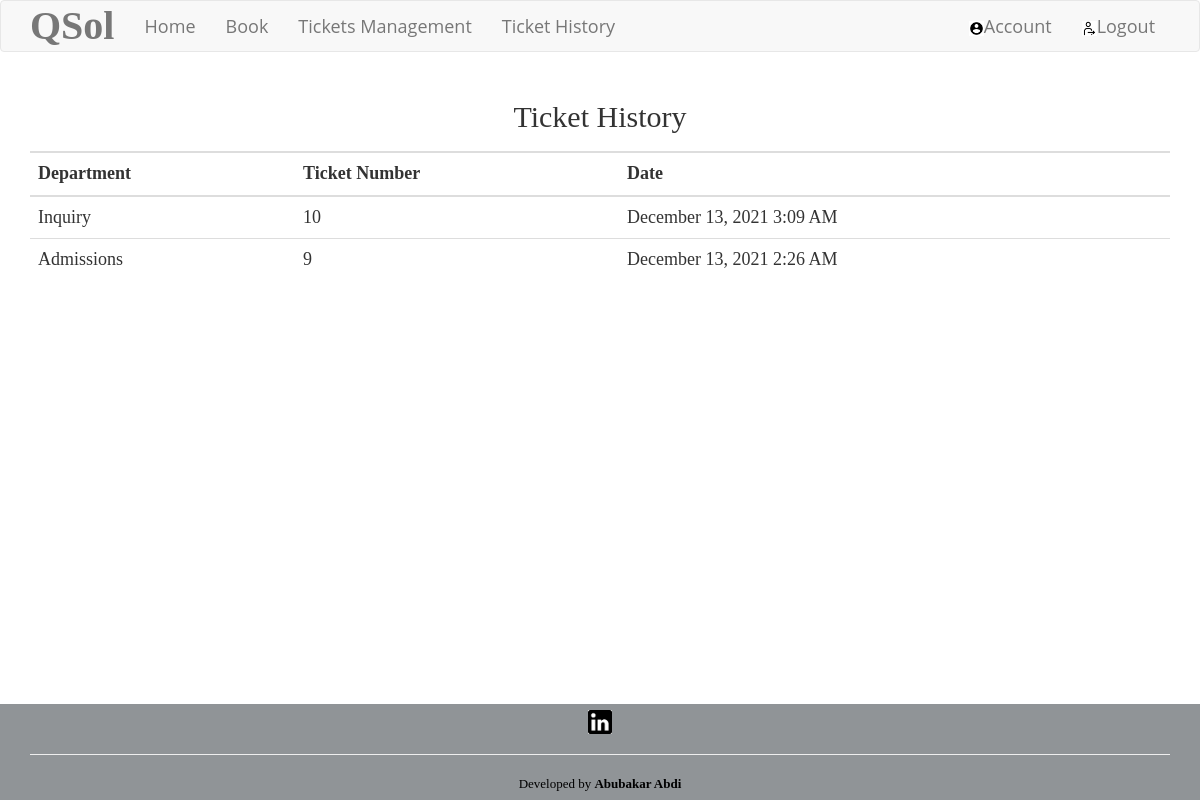
The app's page /history (signed in) with its own data.
### app/models.py (models this page shows)
class Hospital(db.Model):
    id = db.Column(db.Integer, primary_key=True)
    name = db.Column(db.String, nullable=False)
    username = db.Column(db.String(64), db.ForeignKey('user.username'), nullable=False)
    department = db.Column(db.String, nullable=False)
    timestamp = db.Column(db.DateTime, index=True, default=datetime.utcnow)
    user_id = db.Column(db.Integer, db.ForeignKey('user.id'))
    was_served= db.Column(db.Boolean, default=False)

### app/routes.py (the view)
@app.route("/history")
@login_required
def ticket_history():
    page = request.args.get('page', 1, type=int)
    bookings = Hospital.query.filter_by(username=current_user.username, was_served=True).order_by(Hospital.timestamp.desc()).paginate(
        page, app.config['TICKETS_PER_PAGE'], False)
    next_url = url_for('ticket_history', page=bookings.next_num) if bookings.has_next else None
    prev_url = url_for('ticket_history', page=bookings.prev_num) if bookings.has_prev else None
    return render_template('history.html', bookings=bookings.items, next_url=next_url, prev_url=prev_url)

### app/models.py (called while the page is built)
@login.user_loader
def load_user(id):
    return User.query.get(int(id))

### app/routes.py (called while the page is built)
@app.context_processor
def utility_processor():
    return dict(is_admin=is_admin)

### app/templates/history.html (shortened to what this page needs)
{% extends "base.html" %}
{% block app_content%}
<table>
    <table class="table table-hover">
        <thead>
            <tr>
                <th scope="col" class="mytext", colspan="5">
                    <h2>Ticket History</h2>
                </th>
            </tr>
        </thead>
        <thead>
          <tr>
              <th scope="col">Department</th>
              <th scope="col">Ticket Number</th>
              <th scope="col">Date</th>
          </tr>
        </thead>
        <tbody>
          {%for booking in bookings%}
          <tr>
              <td> {{booking.department}}</td>
              <td> {{booking.id}}</td>
              <td> {{moment(booking.timestamp).format('LLL')}}</td>
          </tr>
          {%endfor%}
        </tbody>
    </table>
</table>
{%endblock%}

### app/static/style.css (style rules this page uses)
table { width: 300px; margin-left: auto; margin-right: auto; }
body { font-family: Open Sans serif; font-size: medium; display: flex; flex-direction: column; min-height: 100%; font-size:large; }
html { height: 100%; margin: 0; padding: 0; }
.mytext { text-align: center; }

### records on screen
Hospital: department "Inquiry", id "10", timestamp "December 13, 2021 3:09 AM"
Hospital: department "Admissions", id "9", timestamp "December 13, 2021 2:26 AM"
